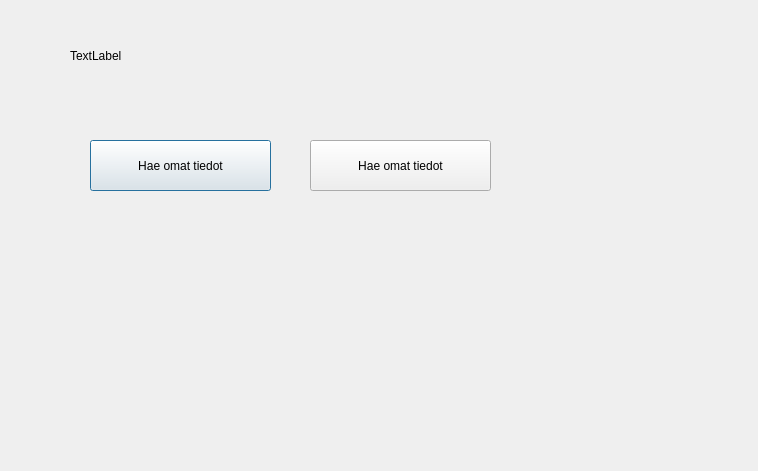
<?xml version="1.0" encoding="UTF-8"?>
<ui version="4.0">
 <class>StudentInfo</class>
 <widget class="QDialog" name="StudentInfo">
  <property name="geometry">
   <rect>
    <x>0</x>
    <y>0</y>
    <width>758</width>
    <height>471</height>
   </rect>
  </property>
  <property name="windowTitle">
   <string>Dialog</string>
  </property>
  <widget class="QLabel" name="labelUsername">
   <property name="geometry">
    <rect>
     <x>70</x>
     <y>40</y>
     <width>141</width>
     <height>31</height>
    </rect>
   </property>
   <property name="text">
    <string>TextLabel</string>
   </property>
  </widget>
  <widget class="QPushButton" name="btnMyData">
   <property name="geometry">
    <rect>
     <x>90</x>
     <y>140</y>
     <width>181</width>
     <height>51</height>
    </rect>
   </property>
   <property name="text">
    <string>Hae omat tiedot</string>
   </property>
  </widget>
  <widget class="QPushButton" name="btnMyGrades">
   <property name="geometry">
    <rect>
     <x>310</x>
     <y>140</y>
     <width>181</width>
     <height>51</height>
    </rect>
   </property>
   <property name="text">
    <string>Hae omat tiedot</string>
   </property>
  </widget>
 </widget>
 <resources/>
 <connections/>
</ui>
